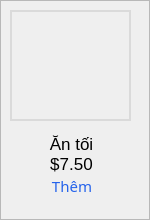
         <widget class="QFrame" name="frame_29">
          <property name="sizePolicy">
           <sizepolicy hsizetype="Preferred" vsizetype="Preferred">
            <horstretch>0</horstretch>
            <verstretch>0</verstretch>
           </sizepolicy>
          </property>
          <property name="minimumSize">
           <size>
            <width>0</width>
            <height>220</height>
           </size>
          </property>
          <property name="styleSheet">
           <string notr="true">#frame_29 {
	background-color: transparent;
	border:1px;
}</string>
          </property>
          <property name="frameShape">
           <enum>QFrame::StyledPanel</enum>
          </property>
          <property name="frameShadow">
           <enum>QFrame::Raised</enum>
          </property>
          <widget class="QLabel" name="label_6">
           <property name="geometry">
            <rect>
             <x>10</x>
             <y>10</y>
             <width>121</width>
             <height>111</height>
            </rect>
           </property>
           <property name="styleSheet">
            <string notr="true">QLabel {
	border: 2px solid #DADADA;
}</string>
           </property>
           <property name="text">
            <string/>
           </property>
           <property name="pixmap">
            <pixmap>antoi.png</pixmap>
           </property>
           <property name="scaledContents">
            <bool>true</bool>
           </property>
          </widget>
          <widget class="QLabel" name="label_19">
           <property name="geometry">
            <rect>
             <x>0</x>
             <y>130</y>
             <width>141</width>
             <height>31</height>
            </rect>
           </property>
           <property name="styleSheet">
            <string notr="true">QLabel {
	font-family: &quot;Montserrat&quot;;
	font-size: 13pt;
	font-weight:400;
	background-color:transparent;
	border:1px;
	padding-left: 2px;
	padding-bottom:3px;
}</string>
           </property>
           <property name="text">
            <string>Ăn tối</string>
           </property>
           <property name="alignment">
            <set>Qt::AlignCenter</set>
           </property>
          </widget>
          <widget class="QLabel" name="label_18">
           <property name="geometry">
            <rect>
             <x>0</x>
             <y>150</y>
             <width>141</width>
             <height>31</height>
            </rect>
           </property>
           <property name="styleSheet">
            <string notr="true">QLabel {
	font-family: &quot;Montserrat&quot;;
	font-size: 13pt;
	font-weight:400;
	background-color:transparent;
	border:1px;
	padding-left: 2px;
	padding-bottom:3px;
}</string>
           </property>
           <property name="text">
            <string>$7.50</string>
           </property>
           <property name="alignment">
            <set>Qt::AlignCenter</set>
           </property>
          </widget>
          <widget class="QPushButton" name="pushButton_9">
           <property name="geometry">
            <rect>
             <x>40</x>
             <y>170</y>
             <width>61</width>
             <height>31</height>
            </rect>
           </property>
           <property name="font">
            <font>
             <family>Montserrat</family>
             <pointsize>11</pointsize>
             <weight>50</weight>
             <bold>false</bold>
            </font>
           </property>
           <property name="cursor">
            <cursorShape>PointingHandCursor</cursorShape>
           </property>
           <property name="styleSheet">
            <string notr="true">QPushButton {
	font-family: &quot;Montserrat&quot;;
	font-size:11pt;
	color: #2563EB;
	font-weight:400;
	background-color:transparent;
	border:1px;
	border-radius:5px;
	padding-left:3px;
}
QPushButton:hover {
	text-decoration: underline;
}</string>
           </property>
           <property name="text">
            <string>Thêm</string>
           </property>
          </widget>
         </widget>
